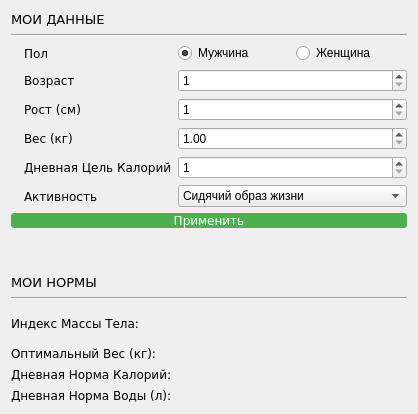
      <widget class="QWidget" name="pageNorms">
       <layout class="QGridLayout" name="gridLayout_2">
        <item row="1" column="0">
         <widget class="Line" name="line">
          <property name="orientation">
           <enum>Qt::Horizontal</enum>
          </property>
         </widget>
        </item>
        <item row="7" column="0">
         <layout class="QGridLayout" name="normsLayout">
          <item row="2" column="0">
           <widget class="QLabel" name="label_25">
            <property name="font">
             <font>
              <family>Verdana</family>
              <pointsize>9</pointsize>
             </font>
            </property>
            <property name="text">
             <string>Оптимальный Вес (кг):</string>
            </property>
           </widget>
          </item>
          <item row="0" column="1">
           <widget class="QLabel" name="labelBMI">
            <property name="font">
             <font>
              <family>Verdana</family>
              <pointsize>9</pointsize>
              <weight>75</weight>
              <bold>true</bold>
             </font>
            </property>
            <property name="text">
             <string/>
            </property>
           </widget>
          </item>
          <item row="3" column="0">
           <widget class="QLabel" name="label_26">
            <property name="font">
             <font>
              <family>Verdana</family>
              <pointsize>9</pointsize>
             </font>
            </property>
            <property name="text">
             <string>Дневная Норма Калорий:</string>
            </property>
           </widget>
          </item>
          <item row="4" column="0">
           <widget class="QLabel" name="label_27">
            <property name="font">
             <font>
              <family>Verdana</family>
              <pointsize>9</pointsize>
             </font>
            </property>
            <property name="text">
             <string>Дневная Норма Воды (л):</string>
            </property>
           </widget>
          </item>
          <item row="1" column="1">
           <widget class="QLabel" name="labelConformity">
            <property name="font">
             <font>
              <family>Verdana</family>
              <pointsize>9</pointsize>
              <weight>75</weight>
              <bold>true</bold>
             </font>
            </property>
            <property name="text">
             <string/>
            </property>
           </widget>
          </item>
          <item row="0" column="0" rowspan="2">
           <widget class="QLabel" name="label_24">
            <property name="font">
             <font>
              <family>Verdana</family>
              <pointsize>9</pointsize>
             </font>
            </property>
            <property name="text">
             <string>Индекс Массы Тела:</string>
            </property>
           </widget>
          </item>
          <item row="2" column="1">
           <widget class="QLabel" name="labelOptimalWeight">
            <property name="font">
             <font>
              <family>Verdana</family>
              <pointsize>9</pointsize>
              <weight>75</weight>
              <bold>true</bold>
             </font>
            </property>
            <property name="text">
             <string/>
            </property>
           </widget>
          </item>
          <item row="3" column="1">
           <widget class="QLabel" name="labelCalorieNorm">
            <property name="font">
             <font>
              <family>Verdana</family>
              <pointsize>9</pointsize>
              <weight>75</weight>
              <bold>true</bold>
             </font>
            </property>
            <property name="text">
             <string/>
            </property>
           </widget>
          </item>
          <item row="4" column="1">
           <widget class="QLabel" name="labelWaterNorm">
            <property name="font">
             <font>
              <family>Verdana</family>
              <pointsize>9</pointsize>
              <weight>75</weight>
              <bold>true</bold>
             </font>
            </property>
            <property name="text">
             <string/>
            </property>
           </widget>
          </item>
         </layout>
        </item>
        <item row="6" column="0">
         <widget class="Line" name="line_2">
          <property name="orientation">
           <enum>Qt::Horizontal</enum>
          </property>
         </widget>
        </item>
        <item row="3" column="0">
         <spacer name="verticalSpacer">
          <property name="orientation">
           <enum>Qt::Vertical</enum>
          </property>
          <property name="sizeHint" stdset="0">
           <size>
            <width>20</width>
            <height>40</height>
           </size>
          </property>
         </spacer>
        </item>
        <item row="0" column="0">
         <widget class="QLabel" name="label_22">
          <property name="font">
           <font>
            <family>Verdana</family>
            <pointsize>10</pointsize>
           </font>
          </property>
          <property name="text">
           <string>МОИ ДАННЫЕ</string>
          </property>
         </widget>
        </item>
        <item row="2" column="0">
         <layout class="QGridLayout" name="profileLayout">
          <item row="3" column="1">
           <widget class="QLabel" name="label_15">
            <property name="font">
             <font>
              <family>Verdana</family>
              <pointsize>9</pointsize>
             </font>
            </property>
            <property name="text">
             <string>Вес (кг)</string>
            </property>
           </widget>
          </item>
          <item row="5" column="1">
           <widget class="QLabel" name="label_16">
            <property name="font">
             <font>
              <family>Verdana</family>
              <pointsize>9</pointsize>
             </font>
            </property>
            <property name="text">
             <string>Активность</string>
            </property>
           </widget>
          </item>
          <item row="4" column="1">
           <widget class="QLabel" name="label_17">
            <property name="font">
             <font>
              <family>Verdana</family>
              <pointsize>9</pointsize>
              <stylestrategy>PreferAntialias</stylestrategy>
             </font>
            </property>
            <property name="text">
             <string>Дневная Цель Калорий</string>
            </property>
           </widget>
          </item>
          <item row="2" column="1">
           <widget class="QLabel" name="label_19">
            <property name="font">
             <font>
              <family>Verdana</family>
              <pointsize>9</pointsize>
             </font>
            </property>
            <property name="text">
             <string>Рост (см)</string>
            </property>
           </widget>
          </item>
          <item row="0" column="1">
           <widget class="QLabel" name="label_18">
            <property name="font">
             <font>
              <family>Verdana</family>
              <pointsize>9</pointsize>
             </font>
            </property>
            <property name="text">
             <string>Пол</string>
            </property>
           </widget>
          </item>
          <item row="0" column="0" rowspan="6">
           <widget class="QLabel" name="labelImage">
            <property name="text">
             <string notr="true"/>
            </property>
            <property name="alignment">
             <set>Qt::AlignRight|Qt::AlignTrailing|Qt::AlignVCenter</set>
            </property>
           </widget>
          </item>
          <item row="1" column="1">
           <widget class="QLabel" name="label_20">
            <property name="font">
             <font>
              <family>Verdana</family>
              <pointsize>9</pointsize>
             </font>
            </property>
            <property name="text">
             <string>Возраст</string>
            </property>
           </widget>
          </item>
          <item row="0" column="2">
           <widget class="QRadioButton" name="radioButtonMale">
            <property name="text">
             <string>Мужчина</string>
            </property>
            <property name="checked">
             <bool>true</bool>
            </property>
           </widget>
          </item>
          <item row="0" column="3">
           <widget class="QRadioButton" name="radioButtonFemale">
            <property name="text">
             <string>Женщина</string>
            </property>
           </widget>
          </item>
          <item row="6" column="0" colspan="4">
           <widget class="QPushButton" name="pushButtonApply">
            <property name="font">
             <font>
              <family>Verdana</family>
              <pointsize>9</pointsize>
              <stylestrategy>PreferDefault</stylestrategy>
             </font>
            </property>
            <property name="styleSheet">
             <string notr="true">QPushButton {
	color: rgb(255, 255, 255);
	background-color: rgb(76, 175, 80);
	border-radius: 3px;
	padding: .5em 2em;
}

QPushButton::pressed {
	background-color: rgb(89, 204, 93);
}

QPushButton::hover {
	background-color: rgb(89, 204, 93);
}</string>
            </property>
            <property name="text">
             <string>Применить</string>
            </property>
           </widget>
          </item>
          <item row="5" column="2" colspan="2">
           <widget class="QComboBox" name="comboBoxActivity">
            <item>
             <property name="text">
              <string>Сидячий образ жизни</string>
             </property>
            </item>
            <item>
             <property name="text">
              <string>Легкая активность</string>
             </property>
            </item>
            <item>
             <property name="text">
              <string>Средняя активность</string>
             </property>
            </item>
            <item>
             <property name="text">
              <string>Высокая активность</string>
             </property>
            </item>
            <item>
             <property name="text">
              <string>Экстремально-высокая активность</string>
             </property>
            </item>
           </widget>
          </item>
          <item row="4" column="2" colspan="2">
           <widget class="QSpinBox" name="spinBoxTarget">
            <property name="minimum">
             <number>1</number>
            </property>
            <property name="maximum">
             <number>50000</number>
            </property>
           </widget>
          </item>
          <item row="3" column="2" colspan="2">
           <widget class="QDoubleSpinBox" name="doubleSpinBoxWeight">
            <property name="minimum">
             <double>1.000000000000000</double>
            </property>
            <property name="maximum">
             <double>400.000000000000000</double>
            </property>
           </widget>
          </item>
          <item row="2" column="2" colspan="2">
           <widget class="QSpinBox" name="spinBoxHeight">
            <property name="minimum">
             <number>1</number>
            </property>
            <property name="maximum">
             <number>300</number>
            </property>
           </widget>
          </item>
          <item row="1" column="2" colspan="2">
           <widget class="QSpinBox" name="spinBoxAge">
            <property name="minimum">
             <number>1</number>
            </property>
            <property name="maximum">
             <number>150</number>
            </property>
           </widget>
          </item>
         </layout>
        </item>
        <item row="4" column="0">
         <widget class="QLabel" name="label_23">
          <property name="font">
           <font>
            <family>Verdana</family>
            <pointsize>10</pointsize>
           </font>
          </property>
          <property name="text">
           <string>МОИ НОРМЫ</string>
          </property>
         </widget>
        </item>
       </layout>
      </widget>
